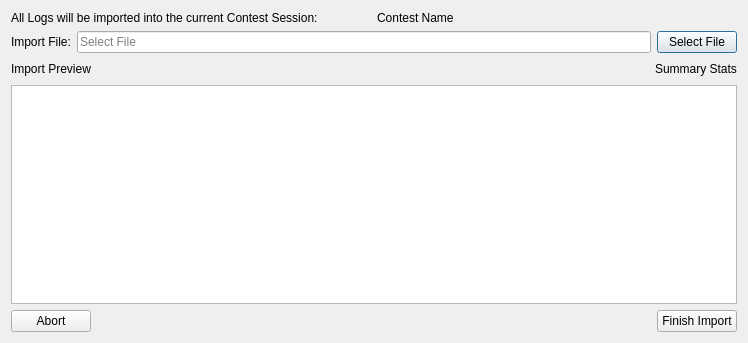
<?xml version="1.0" encoding="UTF-8"?>
<ui version="4.0">
 <class>AdifImport</class>
 <widget class="QDialog" name="AdifImport">
  <property name="geometry">
   <rect>
    <x>0</x>
    <y>0</y>
    <width>748</width>
    <height>343</height>
   </rect>
  </property>
  <property name="windowTitle">
   <string>ADIF File Import</string>
  </property>
  <layout class="QVBoxLayout" name="verticalLayout">
   <item>
    <layout class="QHBoxLayout" name="horizontalLayout_4">
     <item>
      <widget class="QLabel" name="label_intro">
       <property name="text">
        <string>All Logs will be imported into the current Contest Session:</string>
       </property>
      </widget>
     </item>
     <item>
      <widget class="QLabel" name="label_contest">
       <property name="text">
        <string>Contest Name</string>
       </property>
      </widget>
     </item>
    </layout>
   </item>
   <item>
    <layout class="QHBoxLayout" name="horizontalLayout">
     <item>
      <widget class="QLabel" name="label">
       <property name="text">
        <string>Import File:</string>
       </property>
      </widget>
     </item>
     <item>
      <widget class="QLineEdit" name="file_path">
       <property name="focusPolicy">
        <enum>Qt::NoFocus</enum>
       </property>
       <property name="readOnly">
        <bool>true</bool>
       </property>
       <property name="placeholderText">
        <string>Select File</string>
       </property>
      </widget>
     </item>
     <item>
      <widget class="QPushButton" name="button_select">
       <property name="text">
        <string>Select File</string>
       </property>
       <property name="icon">
        <iconset theme="SP_DirOpenIcon"/>
       </property>
       <property name="default">
        <bool>true</bool>
       </property>
      </widget>
     </item>
    </layout>
   </item>
   <item>
    <layout class="QHBoxLayout" name="horizontalLayout_3">
     <item>
      <widget class="QLabel" name="label_2">
       <property name="text">
        <string>Import Preview</string>
       </property>
      </widget>
     </item>
     <item>
      <spacer name="horizontalSpacer_2">
       <property name="orientation">
        <enum>Qt::Horizontal</enum>
       </property>
       <property name="sizeHint" stdset="0">
        <size>
         <width>40</width>
         <height>20</height>
        </size>
       </property>
      </spacer>
     </item>
     <item>
      <widget class="QLabel" name="label_stats">
       <property name="text">
        <string>Summary Stats</string>
       </property>
      </widget>
     </item>
    </layout>
   </item>
   <item>
    <widget class="QTableWidget" name="table_preview"/>
   </item>
   <item>
    <layout class="QHBoxLayout" name="horizontalLayout_2">
     <item>
      <widget class="QPushButton" name="button_close">
       <property name="text">
        <string>Abort</string>
       </property>
       <property name="autoDefault">
        <bool>false</bool>
       </property>
      </widget>
     </item>
     <item>
      <spacer name="horizontalSpacer">
       <property name="orientation">
        <enum>Qt::Horizontal</enum>
       </property>
       <property name="sizeHint" stdset="0">
        <size>
         <width>40</width>
         <height>20</height>
        </size>
       </property>
      </spacer>
     </item>
     <item>
      <widget class="QPushButton" name="button_save">
       <property name="text">
        <string>Finish Import</string>
       </property>
       <property name="autoDefault">
        <bool>false</bool>
       </property>
      </widget>
     </item>
    </layout>
   </item>
  </layout>
 </widget>
 <tabstops>
  <tabstop>button_select</tabstop>
  <tabstop>table_preview</tabstop>
  <tabstop>button_save</tabstop>
  <tabstop>button_close</tabstop>
 </tabstops>
 <resources/>
 <connections/>
</ui>
